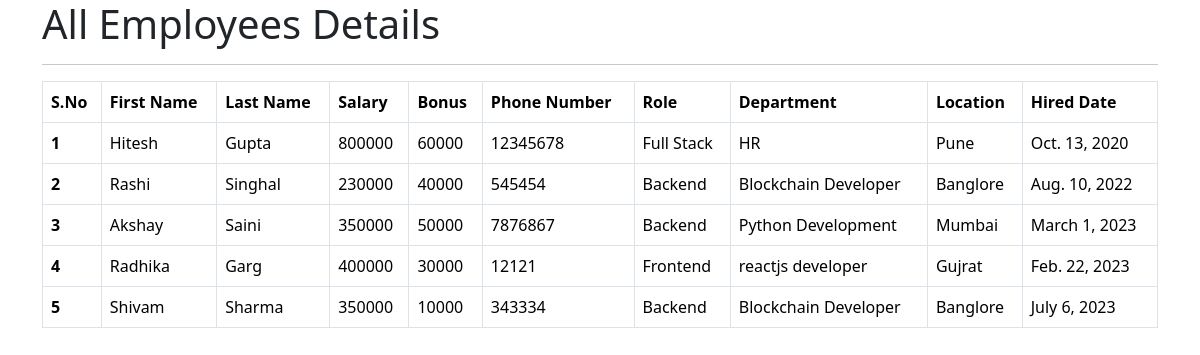
The app's page /all_emp with its own data.
### myapp/models.py (models this page shows, shortened)
class Emp(models.Model):
    fname = models.CharField(max_length=50,null=False)
    lname = models.CharField(max_length=50)
    dept = models.ForeignKey(Department,on_delete=models.CASCADE)
    salary = models.IntegerField(default=0)
    bonus = models.IntegerField(default=0)
    role = models.ForeignKey(Role,on_delete=models.CASCADE)
    phone = models.IntegerField(default=0)
    hire_date = models.DateField()

class Role(models.Model):
    name = models.CharField(max_length=50,null=False)

class Department(models.Model):
    name = models.CharField(max_length=50,null=False)
    location = models.CharField(max_length=50)

### myapp/views.py (the view)
# urls.py: path('all_emp',all_emp),
def all_emp(request):
    emp = Emp.objects.all()
    context = {
        'emps':emp
    }
    return render(request,'view_emp.html',context)

### templates/view_emp.html (shortened to what this page needs)
<!DOCTYPE html>
<html lang="en">
<head>
    <link href="https://cdn.jsdelivr.net/npm/bootstrap@5.3.1/dist/css/bootstrap.min.css" rel="stylesheet">
</head>
<body>
    <div class="container">
        <h1>All Employees Details</h1>
    <hr>
    <table class="table table-bordered">
        <thead>
            <tr>
              <th scope="col">S.No</th>
              <th scope="col">First Name</th>
              <th scope="col">Last Name</th>
              <th scope="col">Salary</th>
              <th scope="col">Bonus</th>
              <th scope="col">Phone Number</th>
              <th scope="col">Role</th>
              <th scope="col">Department</th>
              <th scope="col">Location</th>
              <th scope="col">Hired Date</th>
            </tr>
          </thead>
                {% for emp in emps %}
          <tbody>
            <tr>
              <th scope="row">{{emp.id}}</th>
              <td>{{emp.fname}}</td>
              <td>{{emp.lname}}</td>
              <td>{{emp.salary}}</td>
              <td>{{emp.bonus}}</td>
              <td>{{emp.phone}}</td>
              <td>{{emp.role.name}}</td>
              <td>{{emp.dept.name}}</td>
              <td>{{emp.dept.location}}</td>
              <td>{{emp.hire_date}}</td>
            </tr>
            <tbody>
                {% endfor %}
      </table>
    </div>
</body>
</html>

### records on screen
Emp: id "1", fname "Hitesh", lname "Gupta", salary "800000", bonus "60000", phone "12345678", role.name "Full Stack", dept.name "HR", dept.location "Pune", hire_date "Oct. 13, 2020"
Emp: id "2", fname "Rashi", lname "Singhal", salary "230000", bonus "40000", phone "545454", role.name "Backend", dept.name "Blockchain Developer", dept.location "Banglore", hire_date "Aug. 10, 2022"
Emp: id "3", fname "Akshay", lname "Saini", salary "350000", bonus "50000", phone "7876867", role.name "Backend", dept.name "Python Development", dept.location "Mumbai", hire_date "March 1, 2023"
Emp: id "4", fname "Radhika", lname "Garg", salary "400000", bonus "30000", phone "12121", role.name "Frontend", dept.name "reactjs developer", dept.location "Gujrat", hire_date "Feb. 22, 2023"
Emp: id "5", fname "Shivam", lname "Sharma", salary "350000", bonus "10000", phone "343334", role.name "Backend", dept.name "Blockchain Developer", dept.location "Banglore", hire_date "July 6, 2023"
